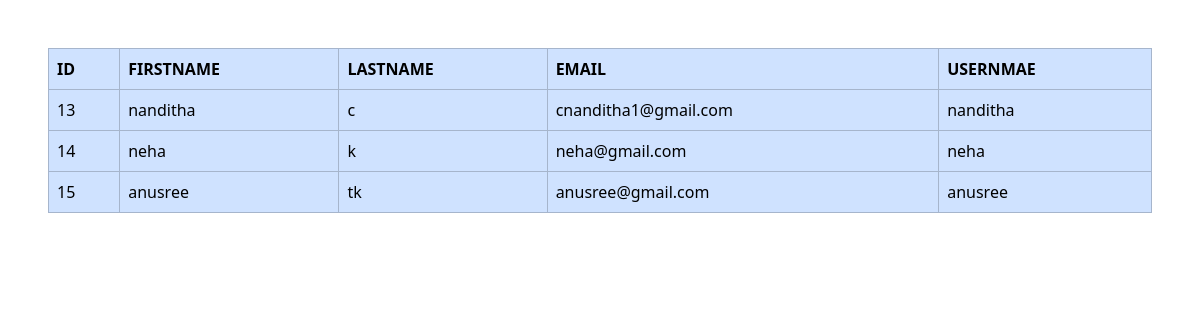
/approved_teaview, run on the app's committed database.
### collegeapp/models.py (models this page shows)
class User(AbstractUser):
    usertype=models.CharField(max_length=50)

### collegeapp/views.py (the view)
# urls.py: path('approved_teaview',views.approved_teaview,name='approved_teaview'),
def approved_teaview(request):
    x=User.objects.filter(is_active=1,usertype="teacher")
    return render(request,'approved_teaview.html',{'x':x})

### collegeapp/templates/approved_teaview.html (shortened to what this page needs)
<!DOCTYPE html>
<html lang="en">
<head>
    <link href="https://cdn.jsdelivr.net/npm/bootstrap@5.3.3/dist/css/bootstrap.min.css" rel="stylesheet">
</head>
<body>
    <div class="conatiner m-5">
        <table class="table table-bordered table-primary">
            <tr>
                <th>ID</th>
                <th>FIRSTNAME</th>
                <th>LASTNAME</th>
                <th>EMAIL</th>
                <th>USERNMAE</th>
            </tr>
             {% for i in x %}
             <tr>
                <td>{{i.id}}</td>
                <td>{{i.first_name}}</td>
                <td>{{i.last_name}}</td>
                <td>{{i.email}}</td>
                <td>{{i.username}}</td>
             </tr>
             {% endfor %}
        </table>
    </div>
</body>
</html>

### data on the page
User: id "13", first_name "nanditha", last_name "c", email "cnanditha1@gmail.com", username "nanditha"
User: id "14", first_name "neha", last_name "k", email "neha@gmail.com", username "neha"
User: id "15", first_name "anusree", last_name "tk", email "anusree@gmail.com", username "anusree"
